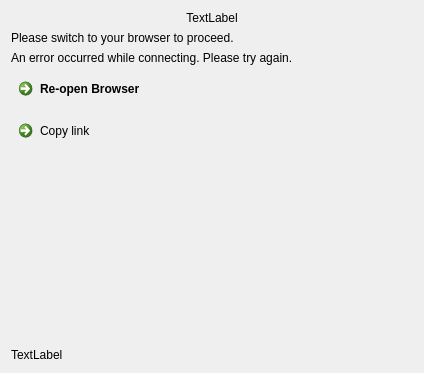
<?xml version="1.0" encoding="UTF-8"?>
<ui version="4.0">
 <class>Flow2AuthCredsPage</class>
 <widget class="QWidget" name="Flow2AuthCredsPage">
  <property name="geometry">
   <rect>
    <x>0</x>
    <y>0</y>
    <width>424</width>
    <height>373</height>
   </rect>
  </property>
  <property name="windowTitle">
   <string>Browser Authentication</string>
  </property>
  <layout class="QVBoxLayout" name="verticalLayout">
   <item>
    <widget class="QLabel" name="topLabel">
     <property name="text">
      <string notr="true">TextLabel</string>
     </property>
     <property name="textFormat">
      <enum>Qt::RichText</enum>
     </property>
     <property name="alignment">
      <set>Qt::AlignCenter</set>
     </property>
     <property name="wordWrap">
      <bool>true</bool>
     </property>
    </widget>
   </item>
   <item>
    <widget class="QLabel" name="label">
     <property name="text">
      <string>Please switch to your browser to proceed.</string>
     </property>
     <property name="wordWrap">
      <bool>true</bool>
     </property>
    </widget>
   </item>
   <item>
    <widget class="QLabel" name="errorLabel">
     <property name="text">
      <string>An error occurred while connecting. Please try again.</string>
     </property>
     <property name="textFormat">
      <enum>Qt::PlainText</enum>
     </property>
    </widget>
   </item>
   <item>
    <widget class="QCommandLinkButton" name="openLinkButton">
     <property name="text">
      <string>Re-open Browser</string>
     </property>
    </widget>
   </item>
   <item>
    <widget class="QCommandLinkButton" name="copyLinkButton">
     <property name="font">
      <font>
       <weight>50</weight>
       <bold>false</bold>
      </font>
     </property>
     <property name="text">
      <string>Copy link</string>
     </property>
    </widget>
   </item>
   <item>
    <spacer name="verticalSpacer">
     <property name="orientation">
      <enum>Qt::Vertical</enum>
     </property>
     <property name="sizeHint" stdset="0">
      <size>
       <width>20</width>
       <height>127</height>
      </size>
     </property>
    </spacer>
   </item>
   <item>
    <widget class="QLabel" name="bottomLabel">
     <property name="text">
      <string notr="true">TextLabel</string>
     </property>
     <property name="textFormat">
      <enum>Qt::RichText</enum>
     </property>
    </widget>
   </item>
  </layout>
 </widget>
 <resources/>
 <connections/>
</ui>
